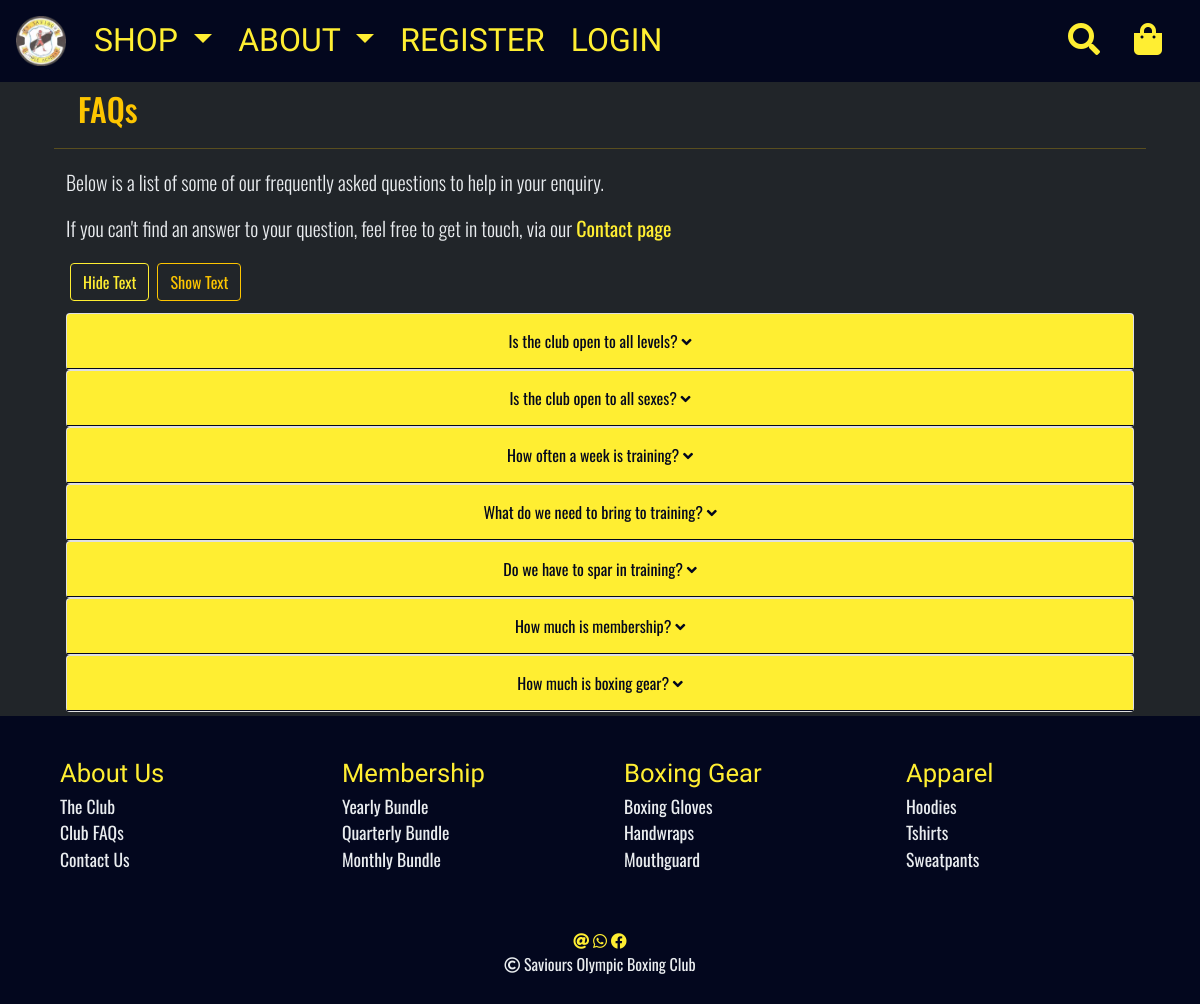
The page /faqs/ on the database its author committed.
### pages/models.py (models this page shows, shortened)
class FAQ(models.Model):
    question = models.CharField(max_length=254)
    answer = models.TextField()

### products/models.py (models this page shows, shortened)
class Category(models.Model):
    title = models.CharField(max_length=255)
    slug = models.SlugField(max_length=255)
    ordering = models.IntegerField(default=0)
    class Meta:
        verbose_name_plural = 'Categories'
        ordering = ("ordering", "title")

class Subcategory(models.Model):
    parent = models.ForeignKey(Category,
                               related_name='subcategories',
                               blank=True,
                               null=True,
                               on_delete=models.SET_NULL)
    title = models.CharField(max_length=255)
    slug = models.SlugField(max_length=255, blank=True, null=True)
    ordering = models.IntegerField(default=0)
    class Meta:
        verbose_name_plural = "Subcategories"
        ordering = ("parent", "ordering", "title")

### pages/views.py (the view)
# urls.py: path('faqs/', view_faqs, name='view_faqs'),
def view_faqs(request):
    questions = FAQ.objects.all()
    context = {
        'questions': questions,
    }
    return render(request, 'pages/faqs.html', context)

### bag/contexts.py (called while the page is built, shortened)
def bag_content(request):
    bag_items = []
    total = 0
    product_count = 0
    current_bag = request.session.get("current_bag", {})
    if total < settings.FREE_DELIVERY_THRESHOLD:
        delivery = total * Decimal(settings.STANDARD_DELIVERY_PERCENTAGE / 100)
        free_delivery_delta = settings.FREE_DELIVERY_THRESHOLD - total
    else:
        delivery = 0
        free_delivery_delta = 0
    grand_total = delivery + total
    context = {
        'bag_items': bag_items,
        'total': total,
        'product_count': product_count,
        'delivery': delivery,
        'free_delivery_delta': free_delivery_delta,
        'free_delivery_threshold': settings.FREE_DELIVERY_THRESHOLD,
        'grand_total': grand_total,
    }
    return context

### store/contexts.py (called while the page is built)
def subcategories_per_category(request):
    context = {}
    context["categories"] = Category.objects.all()
    context["category_subcategories"] = {}
    for category in context["categories"]:
        context["category_subcategories"][category] = sorted(set(
            Product.objects.filter(category=category).values_list(
                "subcategory__title", flat=True
            )
        ))
    return context

### pages/templates/pages/faqs.html (shortened to what this page needs)
{% extends "base.html" %}
{% load static %}
{% block content %}
    <div class="container">
        <div class="row">
            <div class="col-12 page-title px-4 py-1">
                    <h2 class="text-secondary px-4 py-1">FAQs</h2>
                <hr class="section-divider">
            </div>
        </div>
        <div class="row px-4 py-1">
            <div class="col-12">
                <p class="lead">Below is a list of some of our frequently asked questions to help in your enquiry.</p>
                <p class="lead">If you can't find an answer to your question, feel free to get in touch, via our <strong><a class="about-link text-primary" href="{% url 'contact' %}">Contact page</a></strong></p>
            </div>
            <div class="col-12 col-toggle d-flex justify-content-center justify-content-md-start mb-2">
                <button class="btn btn-outline-primary m-1" id="hideAccordianCards">Hide Text</button>
                <button class="btn btn-outline-secondary m-1" id="showAccordianCards">Show Text</button>
            </div>
            <div class="col-12 w-100">
                {% for question in questions %}
                    <div id="accordion">
                        <div class="card col-box">
                        <div class="col-title card-header" id="questionCollapse">
                            <h5 class="mb-0 text-center text-md-left">
                                <button class="btn btn-link" data-bs-toggle="collapse" data-bs-target="#col_{{ question.id }}" aria-expanded="false" aria-controls="col_{{ question.id }}">
                                    {{ question.question }} <span class="icon"><i class="fas fa-angle-down"></i></span>
                                </button>
                            </h5>
                        </div>
                        </div>
                    </div>
                {% endfor %}
            </div>
        </div>
    </div>
{% endblock %}

### templates/includes/footer.html (shortened to what this page needs)
{% load static %}
<footer>
    <div class="container-fluid d-flex justify-content-around">
        <div class="row w-100 p-4">
            <div class="col-12 col-sm-6 col-md-3 px-4 py-1">
                <div class="row">
                    <div class="col-12 footer-title">
                        About Us
                    </div>
                    <div class="col-12 footer-text">
                        <a href="{% url 'view_about' %}">The Club</a>
                    </div>
                    <div class="col-12 footer-text">
                        <a href="{% url 'view_faqs' %}">Club FAQs</a>
                    </div>
                    <div class="col-12 footer-text">
                        <a href="{% url 'contact' %}">Contact Us</a>
                    </div>
                </div>
            </div>
            {% for category in categories %}
                <div class="col-12 col-sm-6 col-md-3 px-4 py-1">
                    <div class="row">
                        <div class="col-12 footer-title">
                            {{ category.title }}
                        </div>
                        {% for subcategory in category.subcategories.all %}
                            <div class="col-12 footer-text">
                                <a href="{% url 'shop' category.slug subcategory.slug %}">{{ subcategory.title }}</a>
                            </div>
                        {% endfor %}
                    </div>
                </div>
            {% endfor %}
           <div class="col-12 text-center px-4 py-1 mt-5 d-none d-sm-block">
                <a href="mailto:david.shanahan.burns@gmail.com?subject=Saviours%20Enquiry" rel="noopener" aria-label="Saviours Email">
                    <i class=" text-primary fas fa-at"></i>
                </a>
                <a href="https://wa.me/353858667065?text=I'm%20enquiring%20about%20Saviours" target="_blank" rel="noopener" aria-label="Saviours Whatsapp Contact Number">
                    <i class="text-primary fab fa-whatsapp"></i>
                </a>
                <a href="https://www.facebook.com/StSavioursOlympicBoxingAcademy/" target="_blank" rel="noopener" aria-label="Saviours Facebook Page">
                    <i class="text-primary fab fa-facebook"></i>
                </a>
                <div>
                    <i class="far fa-copyright"></i> Saviours Olympic Boxing Club
                </div>
            </div>
        </div>
    </div>
</footer>

### rows shown on the page
FAQ: question "Is the club open to all levels?"
FAQ: question "Is the club open to all sexes?"
FAQ: question "How often a week is training?"
FAQ: question "What do we need to bring to training?"
FAQ: question "Do we have to spar in training?"
FAQ: question "How much is membership?"
FAQ: question "How much is boxing gear?"
Category: title "Membership"
Subcategory: title "Yearly Bundle"
Subcategory: title "Quarterly Bundle"
Subcategory: title "Monthly Bundle"
Category: title "Boxing Gear"
Subcategory: title "Boxing Gloves"
Subcategory: title "Handwraps"
Subcategory: title "Mouthguard"
Category: title "Apparel"
Subcategory: title "Hoodies"
Subcategory: title "Tshirts"
Subcategory: title "Sweatpants"
